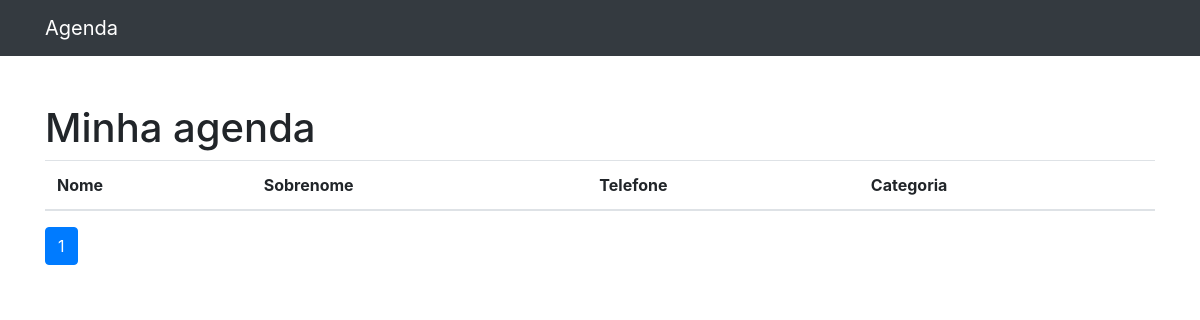
Before: /?page=2 with the older database file.
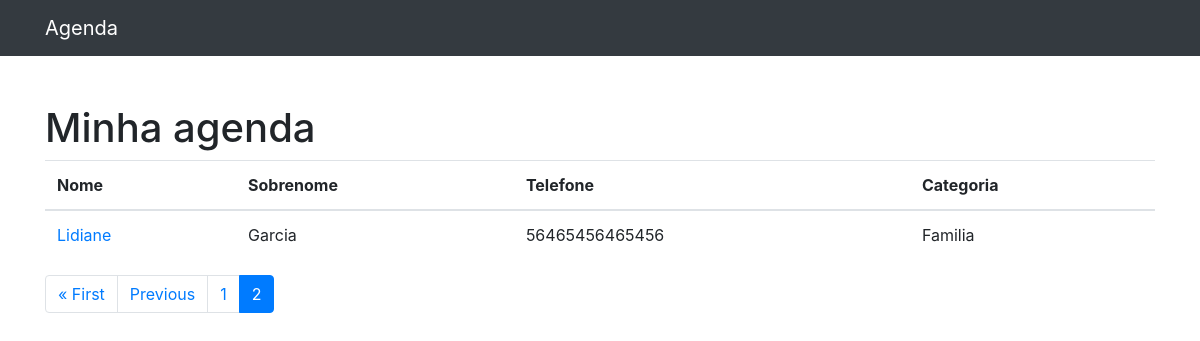
After: the same page with the newer database file.
### contacts/models.py (models this page shows, shortened)
class Contact(models.Model):
    name = models.CharField(max_length=255)
    last_name = models.CharField(max_length=255, blank=True)
    phone = models.CharField(max_length=255)
    email = models.CharField(max_length=255, blank=True)
    created_at = models.DateTimeField(default=timezone.now)
    description = models.TextField(blank=True)
    category = models.ForeignKey(Category, on_delete=models.DO_NOTHING)
    view = models.BooleanField(default=True)

class Category(models.Model):
    name = models.CharField(max_length=255)
    def __str__(self):
        return self.name

### contacts/views.py (the view)
# urls.py: path('', views.index, name='index'),
def index(request):
    contacts = Contact.objects.all()
    paginator = Paginator(contacts, 1)
    page = request.GET.get('page')
    contacts = paginator.get_page(page)
    return render(request, 'contacts/index.html', {'contacts': contacts})

### contacts/templates/contacts/index.html (shortened to what this page needs)
{%extends 'base.html'%}
{%block 'container'%}
<h1 class="mt-5">Minha agenda</h1>
<table class="table">
    <thead>
    <tr>
        <th>Nome</th>
        <th>Sobrenome</th>
        <th>Telefone</th>
        <th>Categoria</th>
    </tr>
    </thead>
    <tbody>
    {% for contact in contacts %}
        {% if contact.view %}
        <tr>
            <td>
            <a href="{% url 'show' contact.id %}"> {{ contact.name }}</a>
            </td>
            <td>{{ contact.last_name }}</td>
            <td>{{ contact.phone }}</td>
            <td>{{ contact.category }}</td>
        </tr>
        {% endif%}
    {% endfor %}
    </tbody>
</table>
<nav aria-label="Page navigation example">
    <ul class="pagination">
        {% if contacts.has_previous %}
            <li class="page-item"><a class="page-link" href="?page=1">&laquo; First</a></li>
            <li class="page-item"><a class="page-link" href="?page={{ contacts.previous_page_number }}">Previous</a></li>
        {% endif %}
        {% for page in contacts.paginator.page_range %}
            {% if contacts.number == page %}
                <li class="page-item active"><a class="page-link" href="?page={{ page }}">{{ page }}</a></li>
            {% else %}
                <li class="page-item"><a class="page-link" href="?page={{ page }}">{{ page }}</a></li>
            {% endif %}
        {% endfor %}
    </ul>
</nav>
{%endblock%}

Changed rows visible on the page:
added Contact: name "Lidiane", last_name "Garcia", phone "56465456465456", category "Familia"
Other visible differences:
text now shown: "« First Previous"
list line gone: "1"
new list line: "1"
new list line: "2"
